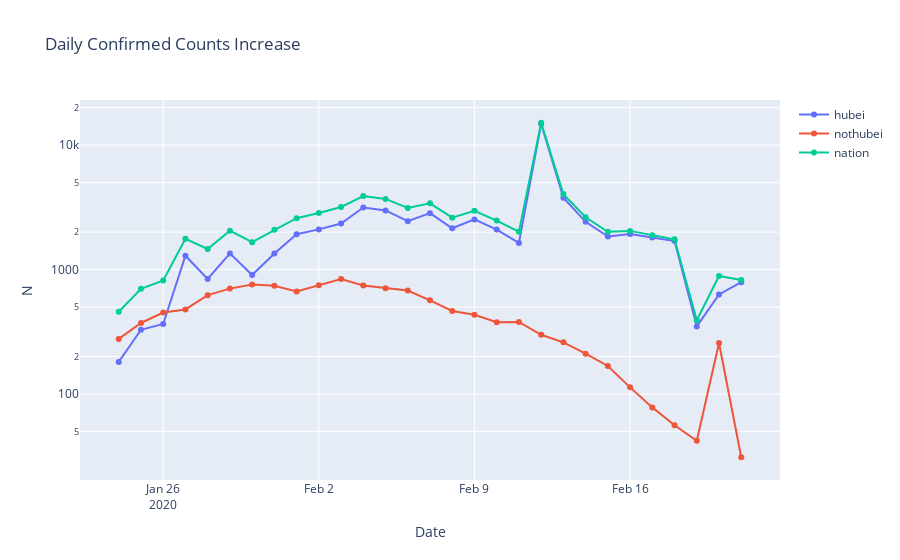

Write notebook code for a chart like this one.
### Code cell
fig = go.Figure()
fig.add_trace(
    go.Scatter(x=result_n.date.loc[1:],
               y=result_n.confirmedCount_hubei.values[1:] -
               result_n.confirmedCount_hubei.values[:-1],
               mode='lines+markers',
               name='hubei'))
fig.add_trace(
    go.Scatter(x=result_n.date.loc[1:],
               y=result_n.confirmedCount_nothubei.values[1:] -
               result_n.confirmedCount_nothubei[:-1],
               mode='lines+markers',
               name='nothubei'))
fig.add_trace(
    go.Scatter(x=result_n.date.loc[1:],
               y=result_n.confirmedCount_nation.values[1:] -
               result_n.confirmedCount_nation.values[:-1],
               mode='lines+markers',
               name='nation'))
fig.update_layout(title="Daily Confirmed Counts Increase",
                  xaxis_title="Date",
                  yaxis_title="N",
                 yaxis_type="log")
fig.show()

### Figure 1 — Plotly figure (JSON) as saved in the notebook; plotly's stock layout.template omitted (floating-point values rounded to 4 significant figures)
{"data": [{"mode": "lines+markers", "name": "hubei", "type": "scatter", "x": ["2020-01-24T00:00:00", "2020-01-25T00:00:00", "2020-01-26T00:00:00", "2020-01-27T00:00:00", "2020-01-28T00:00:00", "2020-01-29T00:00:00", "2020-01-30T00:00:00", "2020-01-31T00:00:00", "2020-02-01T00:00:00", "2020-02-02T00:00:00", "2020-02-03T00:00:00", "2020-02-04T00:00:00", "2020-02-05T00:00:00", "2020-02-06T00:00:00", "2020-02-07T00:00:00", "2020-02-08T00:00:00", "2020-02-09T00:00:00", "2020-02-10T00:00:00", "2020-02-11T00:00:00", "2020-02-12T00:00:00", "2020-02-13T00:00:00", "2020-02-14T00:00:00", "2020-02-15T00:00:00", "2020-02-16T00:00:00", "2020-02-17T00:00:00", "2020-02-18T00:00:00", "2020-02-19T00:00:00", "2020-02-20T00:00:00", "2020-02-21T00:00:00"], "y": [181, 328, 365, 1291, 840, 1349, 903, 1347, 1921, 2103, 2345, 3156, 2987, 2447, 2841, 2147, 2531, 2097, 1638, 14840, 3780, 2420, 1843, 1933, 1807, 1693, 349, 631, 792]}, {"mode": "lines+markers", "name": "nothubei", "type": "scatter", "x": ["2020-01-24T00:00:00", "2020-01-25T00:00:00", "2020-01-26T00:00:00", "2020-01-27T00:00:00", "2020-01-28T00:00:00", "2020-01-29T00:00:00", "2020-01-30T00:00:00", "2020-01-31T00:00:00", "2020-02-01T00:00:00", "2020-02-02T00:00:00", "2020-02-03T00:00:00", "2020-02-04T00:00:00", "2020-02-05T00:00:00", "2020-02-06T00:00:00", "2020-02-07T00:00:00", "2020-02-08T00:00:00", "2020-02-09T00:00:00", "2020-02-10T00:00:00", "2020-02-11T00:00:00", "2020-02-12T00:00:00", "2020-02-13T00:00:00", "2020-02-14T00:00:00", "2020-02-15T00:00:00", "2020-02-16T00:00:00", "2020-02-17T00:00:00", "2020-02-18T00:00:00", "2020-02-19T00:00:00", "2020-02-20T00:00:00", "2020-02-21T00:00:00"], "y": [277, 372, 451, 478, 623, 703, 757, 741, 667, 747, 839, 744, 709, 678, 566, 465, 433, 377, 379, 299, 260, 211, 168, 113, 78, 56, 42, 257, 31]}, {"mode": "lines+markers", "name": "nation", "type": "scatter", "x": ["2020-01-24T00:00:00", "2020-01-25T00:00:00", "2020-01-26T00:00:00", "2020-01-27T00:00:00", "2020-01-28T00:00:00", "2020-01-29T00:00:00", "2020-01-30T00:00:00", "2020-01-31T00:00:00", "2020-02-01T00:00:00", "2020-02-02T00:00:00", "2020-02-03T00:00:00", "2020-02-04T00:00:00", "2020-02-05T00:00:00", "2020-02-06T00:00:00", "2020-02-07T00:00:00", "2020-02-08T00:00:00", "2020-02-09T00:00:00", "2020-02-10T00:00:00", "2020-02-11T00:00:00", "2020-02-12T00:00:00", "2020-02-13T00:00:00", "2020-02-14T00:00:00", "2020-02-15T00:00:00", "2020-02-16T00:00:00", "2020-02-17T00:00:00", "2020-02-18T00:00:00", "2020-02-19T00:00:00", "2020-02-20T00:00:00", "2020-02-21T00:00:00"], "y": [458, 700, 816, 1769, 1463, 2052, 1660, 2088, 2588, 2850, 3184, 3900, 3696, 3125, 3407, 2612, 2964, 2474, 2017, 15139, 4040, 2631, 2011, 2046, 1885, 1749, 391, 888, 823]}], "layout": {"title": {"text": "Daily Confirmed Counts Increase"}, "xaxis": {"title": {"text": "Date"}}, "yaxis": {"title": {"text": "N"}, "type": "log"}}}
